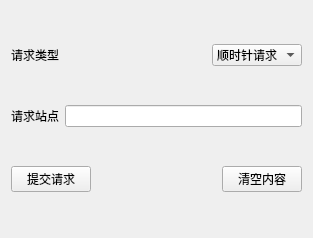
<?xml version="1.0" encoding="UTF-8"?>
<ui version="4.0">
 <class>add_query_window</class>
 <widget class="QWidget" name="add_query_window">
  <property name="geometry">
   <rect>
    <x>0</x>
    <y>0</y>
    <width>313</width>
    <height>238</height>
   </rect>
  </property>
  <property name="windowTitle">
   <string>新增请求窗口</string>
  </property>
  <layout class="QVBoxLayout" name="verticalLayout">
   <item>
    <layout class="QHBoxLayout" name="horizontalLayout">
     <item>
      <widget class="QLabel" name="label">
       <property name="text">
        <string>请求类型</string>
       </property>
      </widget>
     </item>
     <item>
      <spacer name="horizontalSpacer">
       <property name="orientation">
        <enum>Qt::Horizontal</enum>
       </property>
       <property name="sizeHint" stdset="0">
        <size>
         <width>40</width>
         <height>20</height>
        </size>
       </property>
      </spacer>
     </item>
     <item>
      <widget class="QComboBox" name="serviceTypeComboBox">
       <item>
        <property name="text">
         <string>顺时针请求</string>
        </property>
       </item>
       <item>
        <property name="text">
         <string>逆时针请求</string>
        </property>
       </item>
       <item>
        <property name="text">
         <string>车内请求</string>
        </property>
       </item>
      </widget>
     </item>
    </layout>
   </item>
   <item>
    <layout class="QHBoxLayout" name="horizontalLayout_2">
     <item>
      <widget class="QLabel" name="label_2">
       <property name="text">
        <string>请求站点</string>
       </property>
      </widget>
     </item>
     <item>
      <widget class="QLineEdit" name="lineEdit"/>
     </item>
    </layout>
   </item>
   <item>
    <layout class="QHBoxLayout" name="horizontalLayout_3">
     <item>
      <widget class="QPushButton" name="buttonSubmit">
       <property name="text">
        <string>提交请求</string>
       </property>
      </widget>
     </item>
     <item>
      <spacer name="horizontalSpacer_3">
       <property name="orientation">
        <enum>Qt::Horizontal</enum>
       </property>
       <property name="sizeHint" stdset="0">
        <size>
         <width>40</width>
         <height>20</height>
        </size>
       </property>
      </spacer>
     </item>
     <item>
      <widget class="QPushButton" name="buttonClear">
       <property name="text">
        <string>清空内容</string>
       </property>
      </widget>
     </item>
    </layout>
   </item>
  </layout>
 </widget>
 <resources/>
 <connections/>
</ui>
